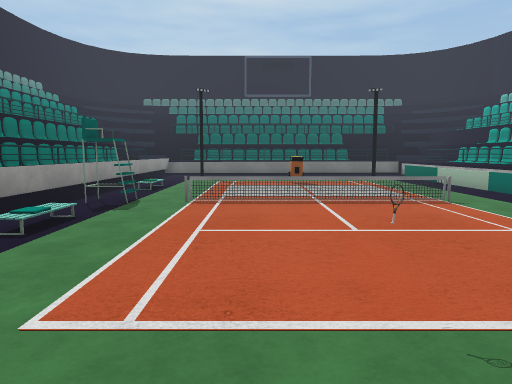
[1] (above)

13 first-person views from a walk through a 3-D level made in the Unity game engine. The camera is 1.5 m above the floor, tilts 6° down and sees 70° across. The floor is counted in squares, 1.44 m on a side. Each view is taken from the middle of a square. On the plan, view 1 faces up. The plan holds only what a view shows up to about 13 squares ahead; the rest is blank. The place goes on beyond the plan. The player is left out. Some animated figures are not drawn. Some surface patterns are stand-ins.

[2]
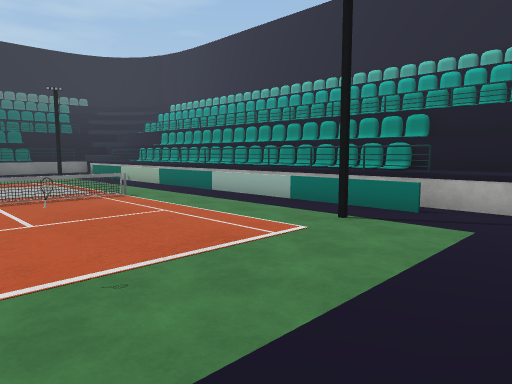

[3]
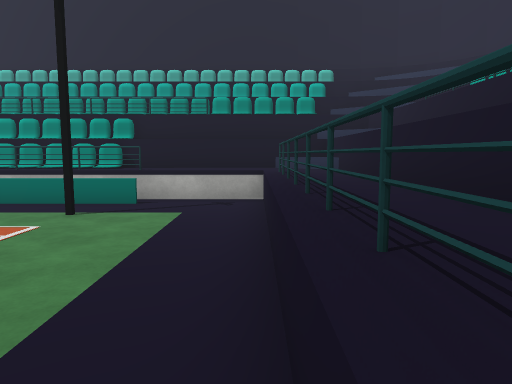

[4]
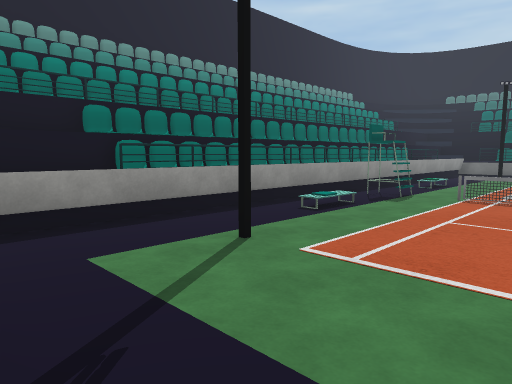

[5]
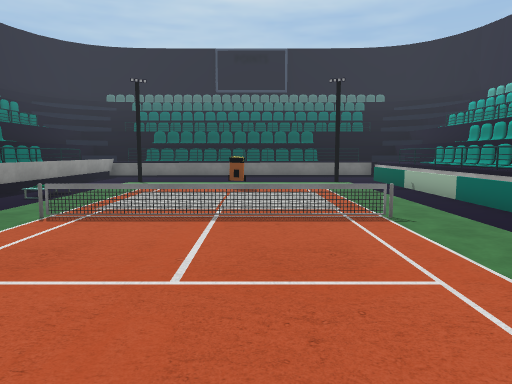

[6]
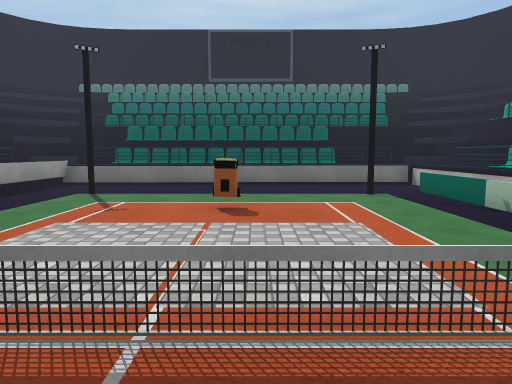

[7]
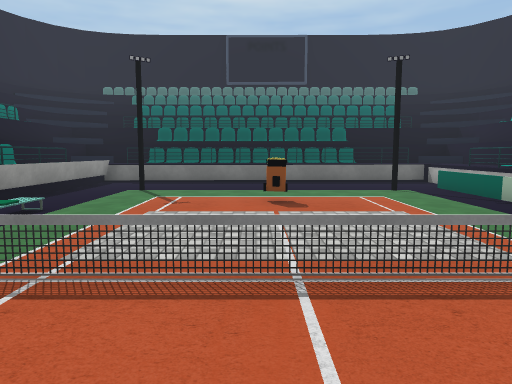

[8]
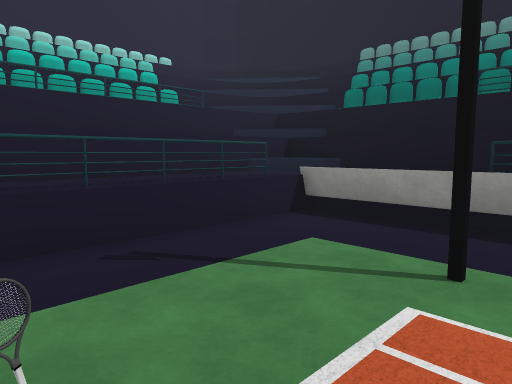

[9]
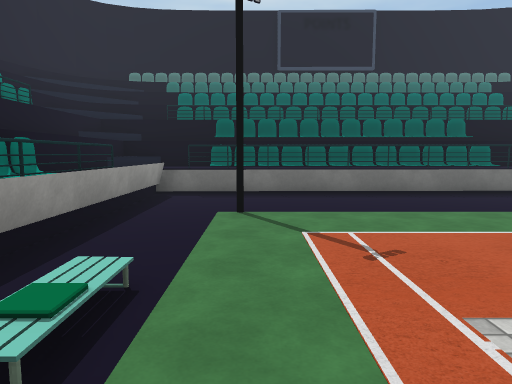

[10]
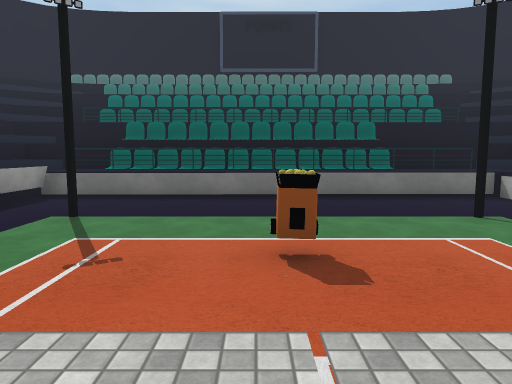

[11]
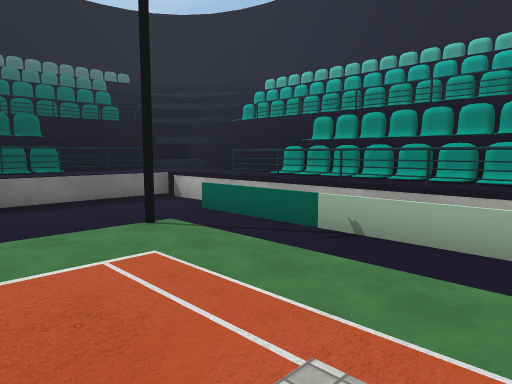

[12]
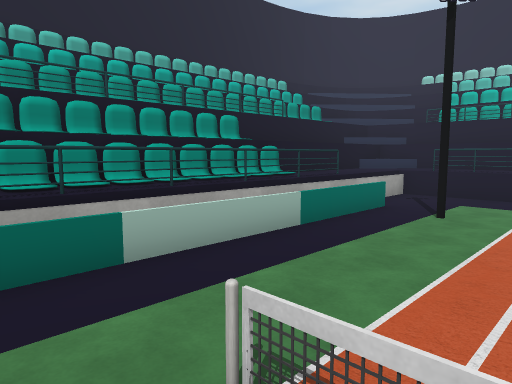

[13]
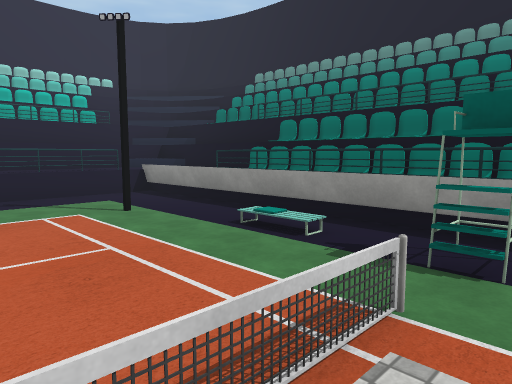

### Floor plan
Key: @ floor where view 1 was taken; # wall or solid block; x gap in a wall; . floor; / step, stairs or slope; = window, fence, low wall or low ledge; ^ raised ledge; O other object.
Columns run from 6 left of view 1 to 9 right of it. Each row starts with its distance up from view 1.
 20 #^^^^^^^^^^^^^^#
 19 #^^^^^^^^^^^^^^#
 18 #^............^#
 17 #^............^#
 16 #^...........=^#
 15 ##..#......#.=^#
 14 #^...........=^#
 13 #^.....O.....=^#
 12 #^...........=^#
 11 #^.O.........=^#
 10 #^...........=^#
  9 #^...........=^#
  8 #^x#.======..=^#
  7 #^...........=^#
  6 #^./.........=^#
  5 #^./.........=^#
  4 #^...........=^#
  3 #^...........=^#
  2 #^..#..O...#.=^#
  1 #^............^#
  0 #^....@.......^#
 -1 #^............^#
 -2 #^^^^^^^^^^^^^^#
 -3 ################

Where each view was taken, in squares from view 1:
view 1: 0 up, 0 right, facing up
view 2: 1 down, 0 right, facing up-right
view 3: 1 down, 1 left, facing right
view 4: 1 down, 1 right, facing up-left
view 5: 2 up, 2 right, facing up
view 6: 6 up, 2 right, facing up
view 7: 5 up, 1 right, facing up
view 8: 3 up, 1 right, facing down-left
view 9: 9 up, 2 left, facing up
view 10: 9 up, 1 right, facing up
view 11: 10 up, 2 right, facing up-right
view 12: 9 up, 3 right, facing down-right
view 13: 9 up, 1 right, facing down-left
